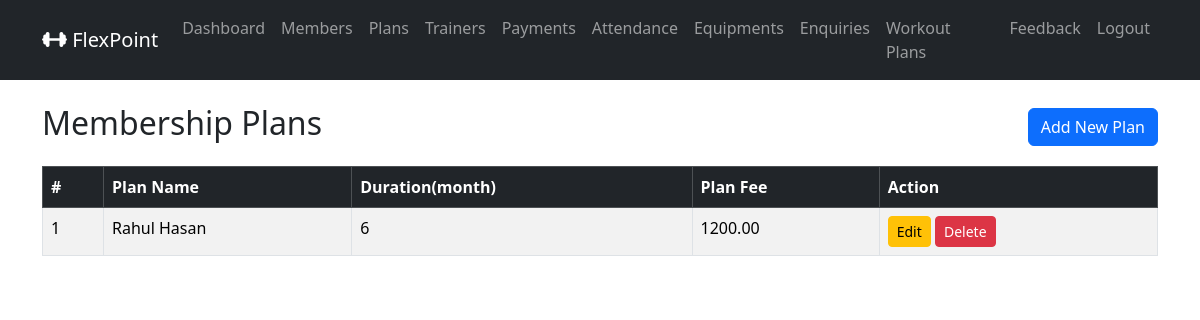
Before: /admin_plans_list/ (signed in) with the older database file.
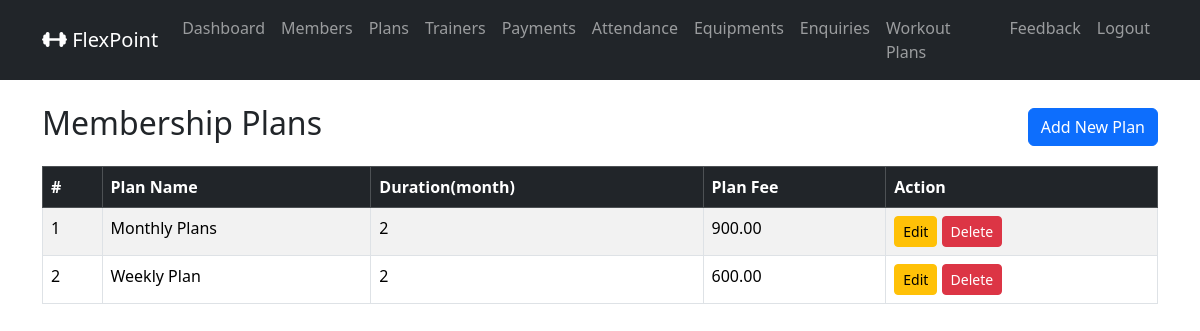
After: the same page with the newer database file.
### gymapp/models.py (models this page shows, shortened)
class MembershipPlan(models.Model):
    name            = models.CharField(max_length=100)
    duration_months = models.PositiveIntegerField()
    fee             = models.DecimalField(max_digits=6, decimal_places=2)
    description     = models.TextField(blank=True)

### gymapp/views.py (the view)
    def wrapper(request, *args, **kwargs):
        if not request.user.is_authenticated or getattr(request.user, 'role', None) != 'ADMIN':
            messages.error(request, 'You must be an Admin to access this page.')
            return redirect('admin_login_view')
        return view_func(request, *args, **kwargs)

### gymapp/views.py (called while the page is built)
def admin_required(view_func):
    def wrapper(request, *args, **kwargs):
        if not request.user.is_authenticated or getattr(request.user, 'role', None) != 'ADMIN':
            messages.error(request, 'You must be an Admin to access this page.')
            return redirect('admin_login_view')
        return view_func(request, *args, **kwargs)
    return wrapper

@admin_required
def admin_plans_list(request):
    plans = MembershipPlan.objects.all().order_by('duration_months')
    return render(request, 'admin_plans_list.html', {'plans':plans})

### gymapp/templates/admin_plans_list.html (shortened to what this page needs)
{% extends 'base.html' %}
{% block content %}
<div class="d-flex justify-content-between align-items-center mb-3">
    <h2>Membership Plans</h2>
    <a href="{% url 'admin_plan_add' %}" class="btn btn-primary">Add New Plan</a>
</div>
    <table class="table table-bordered table-striped">
        <thead class="table-dark">
            <tr>
                <th>#</th>
                <th>Plan Name</th>
                <th>Duration(month)</th>
                <th>Plan Fee</th>
                <th>Action</th>
            </tr>
        </thead>
        <tbody>
            {% for plan in plans %}
            <tr>
                <td>{{ forloop.counter }}</td>
                <td>{{ plan.name }}</td>
                <td>{{ plan.duration_months }}</td>
                <td>{{ plan.fee }}</td>
                <td>
                    <a href="{% url 'admin_plan_edit' plan.id %}" class="btn btn-sm btn-warning">Edit</a>
                    <form method="POST" action="{% url 'admin_plan_delete' plan.id %}" style="display: inline-block;">
                        <button type="submit" class="btn btn-sm btn-danger" onclick="return confirm('Are you sure you want to delete this plan?')">Delete</button>
                    </form>
                </td>
            </tr>
            {% endfor %}
        </tbody>
    </table>
{% endblock %}

### gymapp/templates/base.html (shortened to what this page needs)
<!DOCTYPE html>
<html lang="en">
<head>
    <link href="https://cdn.jsdelivr.net/npm/bootstrap@5.3.8/dist/css/bootstrap.min.css" rel="stylesheet">
    <link rel="stylesheet" href="https://cdnjs.cloudflare.com/ajax/libs/font-awesome/7.0.1/css/all.min.css" />
</head>
<body>
    <nav class="navbar navbar-expand-lg navbar-dark bg-dark">
        <div class="container">
            <a class="navbar-brand" href="#">
                <i class="fas fa-dumbbell"></i> FlexPoint
            </a>
            <div class="collapse navbar-collapse" id="navbarSupportedContent">
                <ul class="navbar-nav ms-auto mb-2 mb-lg-0">
                    {% if user.is_authenticated %}
                        {% if user.role == 'ADMIN' %}
                            <li class="nav-item">
                                <a class="nav-link" aria-current="page" href="#">Dashboard</a>
                            </li>
                            <li class="nav-item">
                                <a class="nav-link" aria-current="page" href="#">Members</a>
                            </li>
                            <li class="nav-item">
                                <a class="nav-link" aria-current="page" href="{% url 'admin_plans_list' %}">Plans</a>
                            </li>
                            <li class="nav-item">
                                <a class="nav-link" aria-current="page" href="#">Trainers</a>
                            </li>
                            <li class="nav-item">
                                <a class="nav-link" aria-current="page" href="#">Payments</a>
                            </li>
                            <li class="nav-item">
                                <a class="nav-link" aria-current="page" href="#">Attendance</a>
                            </li>
                            <li class="nav-item">
                                <a class="nav-link" aria-current="page" href="#">Equipments</a>
                            </li>
                            <li class="nav-item">
                                <a class="nav-link" aria-current="page" href="#">Enquiries</a>
                            </li>
                            <li class="nav-item">
                                <a class="nav-link" aria-current="page" href="#">Workout Plans</a>
                            </li>
                            <li class="nav-item">
                                <a class="nav-link" aria-current="page" href="#">Feedback</a>
                            </li>
                        {% endif %}
                        <li class="nav-item">
                            <a class="nav-link" aria-current="page" href="{% url 'logout_view' %}">Logout</a>
                        </li>
                    {% endif %}
                </ul>
            </div>
        </div>
    </nav>
    <div class="container mt-4">
        {% block content %}
        {% endblock %}
    </div>
</body>
</html>

Changed rows visible on the page:
changed MembershipPlan: name "Rahul Hasan" → "Monthly Plans"; duration_months "6" → "2"; fee "1200.00" → "900.00"
added MembershipPlan: name "Weekly Plan", duration_months "2", fee "600.00"
